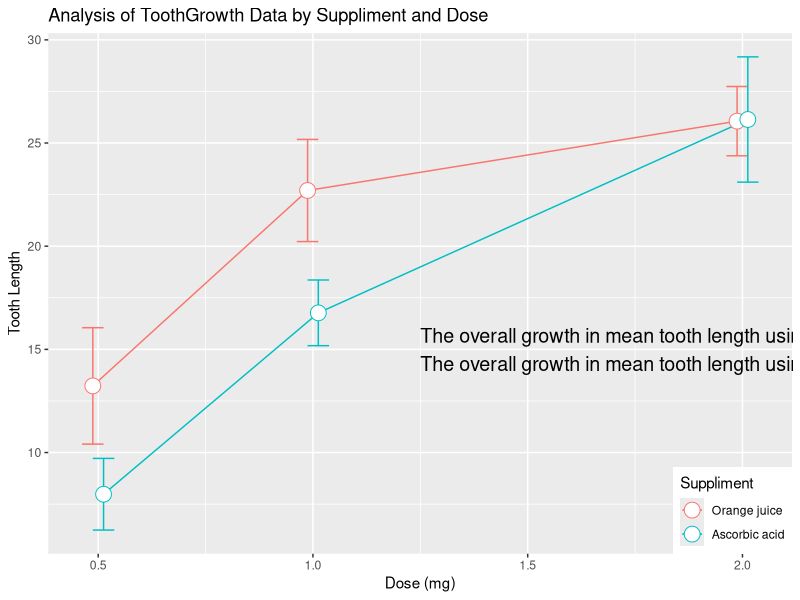

Write the R code that produced this figure.
## ---- chunk 1
library(dplyr)      # Data manipulation (filter, mutate, group_by, etc.)
library(ggplot2)    # Plotting (qplot, ggplot etc.)
library(knitr)      # Dynamic Report Creation
library(datasets)   # R included sample data sets
data(ToothGrowth)
## ---- chunk 2
str(ToothGrowth)
summary(ToothGrowth)
table(ToothGrowth$supp)
table(ToothGrowth$dose)
table(ToothGrowth %>% select(supp, dose))
## ---- chunk 3

tgBySuppDose <- ToothGrowth %>%
    group_by(Suppliment = supp, Dose = dose) %>%
    summarize(
        Length = mean(len)
        ,CI = 2 * sd(len) / sqrt(n())
    ) %>%
    arrange(Suppliment, Dose, desc(Length))

kable(tgBySuppDose
      ,format = "markdown"
      ,caption = "ToothGrowth by Suppliment and Dose"
)
## ---- chunk 4
pd <- position_dodge(0.05)
plot1 <- ggplot(
    tgBySuppDose
    ,aes(
        x = Dose
        ,y = Length
        ,ymax = max(Length)
        ,color = Suppliment
    )

) + geom_errorbar(
    aes(
        ymin = Length - CI
        ,ymax = Length + CI

    )
    ,width = .1
    ,position = pd
) + geom_line(
    position = pd
) + geom_point(
    position = pd
    , size = 5
    , shape=21
    , fill = "white"
) + labs(
    title = "Analysis of ToothGrowth Data by Suppliment and Dose"
    ,x = "Dose (mg)"
    ,y = "Tooth Length"
) + scale_colour_hue(
    breaks=c("OJ", "VC")
    ,labels=c("Orange juice", "Ascorbic acid")
) + theme(
    legend.justification=c(1,0)
    ,legend.position=c(1,0)
) + annotate(
    "text"
    ,x = 1.25
    ,y = 15
    ,label = 
        paste(
            "The overall growth in mean tooth length using orange juice is"
            ,diff(range((tgBySuppDose %>% filter(Suppliment == "OJ"))$Length))
            ,"\nThe overall growth in mean tooth length using ascorbic acid is"
            ,diff(range((tgBySuppDose %>% filter(Suppliment == "VC"))$Length))
        )
    ,size = 5
    ,hjust = 0
)
print(plot1)
